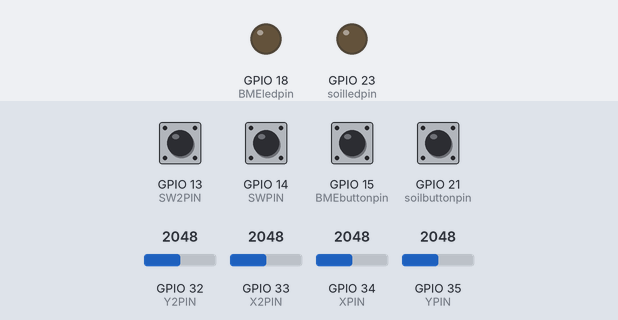
Bench run of a sketch on a simulated ESP32. Parts: output pins drawn as LEDs (lit = HIGH). The test bench sets the inputs (shaded band); at power-on: GPIO 13 (SW2PIN), GPIO 14 (SWPIN), GPIO 15 (BMEbuttonpin), GPIO 21 (soilbuttonpin) HIGH, GPIO 32 (Y2PIN) = 2048, GPIO 33 (X2PIN) = 2048, GPIO 34 (XPIN) = 2048, GPIO 35 (YPIN) = 2048. What the sketch prints to the serial monitor is not drawn.

Above: at 1.3 s.
1.4 s: GPIO 15 (BMEbuttonpin) pulled LOW for 0.15 s
At 2.0 s:
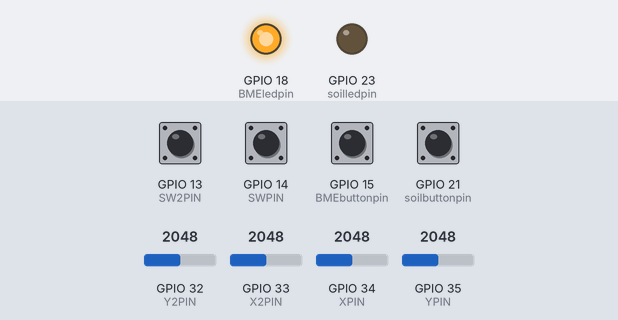
3.0 s: GPIO 21 (soilbuttonpin) pulled LOW for 0.15 s
At 4.2 s:
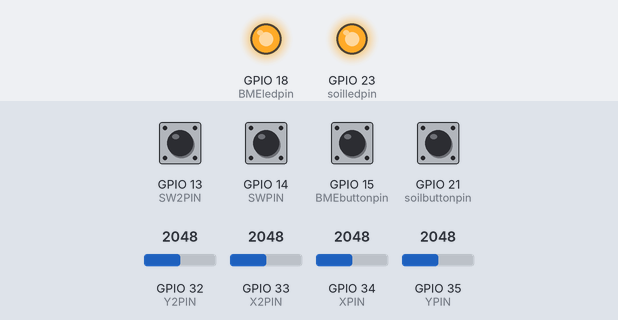
4.6 s: GPIO 15 (BMEbuttonpin) pulled LOW for 1 s
At 5.6 s:
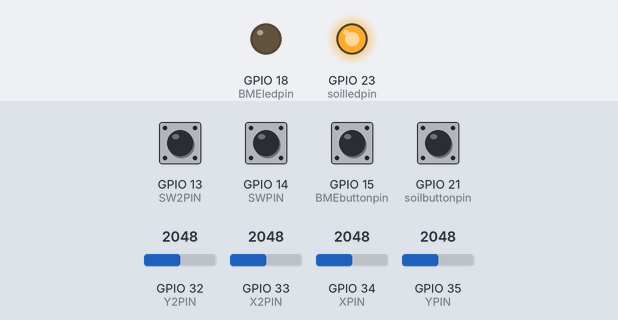
Timing chart, 0 to 7.6 s (numbered marks = the images above; inputs shaded):
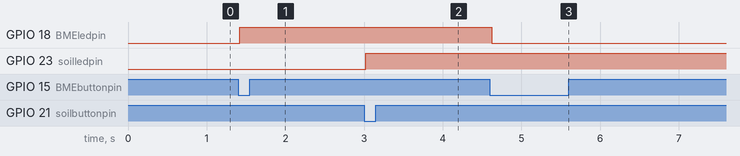

The sketch:

MecharmSender.ino
```cpp
#include <esp_now.h>
#include <WiFi.h>
#include <ESPAsyncWebServer.h>

#define XPIN  34  //analog
#define YPIN  35  //analog
#define SWPIN 14  //digital
#define X2PIN 33
#define Y2PIN 32
#define SW2PIN 13

#define soilbuttonpin 21 // button
#define BMEbuttonpin 15

#define soilledpin 23
#define BMEledpin 18

// MAC address of receiver ESP32
uint8_t broadcastAddress[] = {0xA0, 0xA3, 0xB3, 0x80, 0x3F, 0x54};  //

typedef struct struct_message {
  int xVal;
  int yVal;
  int zVal;

  int xVal2;
  int yVal2;
  int zVal2;

  int soilstate;
  int BMEstate;
} struct_message;

struct_message jsData;

esp_now_peer_info_t peerInfo;

const char *ssid     = "RoverAP";
const char *password = "rover1234";

AsyncWebServer server(80);
AsyncEventSource events("/events");

typedef struct {
  float     tempF;
  float     rh;
  float     pressure_hPa;
  int       soil_pct;
  bool      BME_on;
  bool      soil_on;
} rover_to_controller;

volatile rover_to_controller rxTelem;
volatile bool telemUpdated = false;

String processor(const String& var) {
  if (var == "TEMPERATURE") return String(rxTelem.tempF, 2);
  if (var == "HUMIDITY")    return String(rxTelem.rh, 2);
  if (var == "PRESSURE")    return String(rxTelem.pressure_hPa, 2);
  if (var == "SOIL")        return String(rxTelem.soil_pct);
  return String();
}

// html/css
const char index_html[] PROGMEM = R"HTML(
<!DOCTYPE HTML><html lang="en">
<head>
  <meta charset="utf-8">
  <title>JAJA MECH Web Server</title>
  <meta name="viewport" content="width=device-width, initial-scale=1">
  <style>
    :root { --ink:#1b1f24; --muted:#6b7a8c; --brand:#1e3a8a;
            --card:#ffffff; --line:#e6ebf1; --off:#d9534f; --on:#2bb673; }
    *{box-sizing:border-box} html,body{margin:0}
    body{font-family:system-ui,-apple-system,Segoe UI,Roboto,Arial;background:#f4f6f9;color:var(--ink)}
    .topnav{background:var(--brand);color:#fff;padding:14px 18px}
    .topnav h3{margin:0;font-weight:700;letter-spacing:.3px}
    .content{padding:20px}
    .cards{max-width:1100px;margin:0 auto;display:grid;grid-gap:18px;
           grid-template-columns:repeat(auto-fit,minmax(260px,1fr))}
    .card{background:var(--card);border:1px solid var(--line);border-radius:14px;padding:16px 18px}
    .card h4{margin:0 0 8px 0;font-size:.95rem;color:var(--muted);letter-spacing:.2px;text-transform:uppercase}
    .reading{font-size:2rem;font-weight:700;line-height:1}
    .unit{font-size:1rem;color:var(--muted);margin-left:6px}
    .row{display:flex;align-items:baseline;gap:6px}
    .pill{display:inline-block;border:1px solid var(--line);border-radius:999px;padding:2px 8px;font-size:.85rem;color:var(--muted)}
    .pill.on{color:var(--on);border-color:rgba(43,182,115,.35)}
    .pill.off{color:var(--off);border-color:rgba(217,83,79,.35)}
    .off .reading,.off .unit{visibility:hidden}
    .off .off-tag{display:inline-block}
    .off-tag{display:none;font-weight:700;color:var(--muted)}
    .spark{width:100%; height:60px; display:block; margin-top:8px}
    .tip{position:fixed;pointer-events:none;background:#111;color:#fff;font-size:.8rem;
         padding:6px 8px;border-radius:6px;box-shadow:0 4px 12px rgba(0,0,0,.18);display:none}
  </style>
</head>
<body>
  <div class="topnav"><h3>Sensor Readings</h3></div>
  <div class="content">
    <div class="cards">

      <div class="card temperature" id="card-temp">
        <h4>TEMPERATURE <span class="pill" id="pill-bme">BME: unknown</span></h4>
        <div class="row">
          <span class="reading" id="temp">--</span><span class="unit">&deg;F</span>
          <span class="off-tag">OFF</span>
        </div>
        <canvas class="spark" id="spark-temp" width="600" height="60"></canvas>
      </div>

      <div class="card humidity" id="card-hum">
        <h4>HUMIDITY <span class="pill" id="pill-bme-2">BME: unknown</span></h4>
        <div class="row">
          <span class="reading" id="hum">--</span><span class="unit">&percnt;</span>
          <span class="off-tag">OFF</span>
        </div>
        <canvas class="spark" id="spark-hum" width="600" height="60"></canvas>
      </div>

      <div class="card pressure" id="card-pres">
        <h4>PRESSURE <span class="pill" id="pill-bme-3">BME: unknown</span></h4>
        <div class="row">
          <span class="reading" id="pres">--</span><span class="unit">hPa</span>
          <span class="off-tag">OFF</span>
        </div>
        <canvas class="spark" id="spark-pres" width="600" height="60"></canvas>
      </div>

      <div class="card soil" id="card-soil">
        <h4>SOIL <span class="pill" id="pill-soil">SOIL: unknown</span></h4>
        <div class="row">
          <span class="reading" id="soil">--</span><span class="unit">&percnt;</span>
          <span class="off-tag">OFF</span>
        </div>
        <canvas class="spark" id="spark-soil" width="600" height="60"></canvas>
      </div>

    </div>
  </div>

<script>
  <!-- DOM HELPERS -->
  const setTxt=(id,v)=>{const e=document.getElementById(id); if(e) e.textContent=v};
  const setOnOff=(on, cardIds, pillIds, label)=>{
    cardIds.forEach(cid=>{const c=document.getElementById(cid); if(c) c.classList.toggle('off', !on);});
    pillIds.forEach(pid=>{
      const p=document.getElementById(pid); if(!p) return;
      p.textContent = label + (on ? ' ON' : ' OFF');
      p.classList.toggle('on', on); p.classList.toggle('off', !on);
    });
  };

  <!-- Series -->
  const MAX_SAMPLES = 240;
  function makeSeries(ymin=null, ymax=null, fixed=2, unit=''){
    return {
      y: [], t: [], ymin, ymax, fixed, unit,
      on: null, elapsed: 0, lastOnAt: 0,
      push(v){
        if(!Number.isFinite(v)) return;
        const now = performance.now();
        const active = this.elapsed + (this.on ? (now - this.lastOnAt) : 0);
        this.y.push(v); this.t.push(active);
        if(this.y.length > MAX_SAMPLES){ this.y.shift(); this.t.shift(); }
      }
    };
  }

  const series = {
    temp:     makeSeries(null, null, 2, '°F'),
    humidity: makeSeries(null, null, 2, '%'),
    pres:     makeSeries(null, null, 2, 'hPa'),
    soilpct:  makeSeries(0, 100, 0, '%'),
  };

  // Per-canvas state: store last draw math so hover uses identical mapping.
  const canvState = {
    'spark-temp': {key:'temp',     W:600, H:60, dx:0, ymin:null, ymax:null, hoverIdx:null},
    'spark-hum' : {key:'humidity', W:600, H:60, dx:0, ymin:null, ymax:null, hoverIdx:null},
    'spark-pres': {key:'pres',     W:600, H:60, dx:0, ymin:null, ymax:null, hoverIdx:null},
    'spark-soil': {key:'soilpct',  W:600, H:60, dx:0, ymin:null, ymax:null, hoverIdx:null},
  };

  <!-- drawing -->
  function drawSpark(canvasId, s){
    const c = document.getElementById(canvasId);
    if(!c || !c.getContext) return;
    const ctx = c.getContext('2d');
    const W = c.width, H = c.height;
    ctx.clearRect(0,0,W,H);
    if(!s || s.y.length < 2) return;

    let ymin = (s.ymin !== null) ? s.ymin : Math.min(...s.y);
    let ymax = (s.ymax !== null) ? s.ymax : Math.max(...s.y);
    if (ymax === ymin){ ymax += 1; ymin -= 1; }
    const pad = (ymax - ymin) * 0.08;
    ymin -= pad; ymax += pad;

    const n = s.y.length;
    const dx = W / (n - 1);
    const st = canvState[canvasId];
    st.dx = dx; st.ymin = ymin; st.ymax = ymax;

    <!-- baseline -->
    ctx.globalAlpha = 0.2;
    ctx.beginPath(); ctx.moveTo(0, H-0.5); ctx.lineTo(W, H-0.5); ctx.stroke();
    ctx.globalAlpha = 1;

    <!-- line -->
    ctx.beginPath();
    for(let i=0;i<n;i++){
      const x = i * dx;
      const y = H - ((s.y[i]-ymin) / (ymax - ymin)) * H;
      if(i===0) ctx.moveTo(x,y); else ctx.lineTo(x,y);
    }
    ctx.lineWidth = 2; ctx.stroke();

    <!-- last point dot -->
    const last = s.y[n-1];
    const lx = W; const ly = H - ((last - ymin) / (ymax - ymin)) * H;
    ctx.beginPath(); ctx.arc(lx, ly, 3, 0, Math.PI*2); ctx.fill();

    <!-- hover marker (if any) -->
    if (st.hoverIdx !== null && st.hoverIdx >= 0 && st.hoverIdx < n){
      const hx = st.hoverIdx * dx;
      const hy = H - ((s.y[st.hoverIdx]-ymin) / (ymax - ymin)) * H;

      ctx.save();
      ctx.globalAlpha = 0.25;
      ctx.beginPath(); ctx.moveTo(hx+0.5, 0); ctx.lineTo(hx+0.5, H); ctx.stroke();
      ctx.globalAlpha = 1;
      ctx.beginPath(); ctx.arc(hx, hy, 4, 0, Math.PI*2); ctx.fill();
      ctx.restore();
    }
  }

  <!-- hover tooltip  -->
  const tip = document.createElement('div');
  tip.className = 'tip';
  document.body.appendChild(tip);
  const msToHMS = (ms)=>{let s=Math.max(0,Math.floor(ms/1000));const h=Math.floor(s/3600);s-=h*3600;const m=Math.floor(s/60);s-=m*60;const pad=n=>n.toString().padStart(2,'0');return `${pad(h)}:${pad(m)}:${pad(s)}`;};

  function screenY(val, H, ymin, ymax){
    return H - ((val - ymin) / (ymax - ymin)) * H;
  }

  function attachHover(canvasId){
    const c = document.getElementById(canvasId); if(!c) return;
    const st = canvState[canvasId];
    const key = st.key;

    c.addEventListener('mousemove', (ev)=>{
      const rect = c.getBoundingClientRect();
      const scaleX = c.width / rect.width;
      const px = (ev.clientX - rect.left) * scaleX;

      const s = series[key]; const n = s.y.length;
      if (n < 2 || st.dx === 0 || st.ymin === null){ tip.style.display='none'; return; }

      // initial x-based estimate
      let i = Math.round(px / st.dx);
      i = Math.max(0, Math.min(n-1, i));

      <!-- refine: check ±2 around i for smallest 2D distance to cursor -->
      const H = c.height;
      const ymin = st.ymin, ymax = st.ymax;
      let best = i, bestD = Infinity;
      for (let j = Math.max(0, i-2); j <= Math.min(n-1, i+2); j++){
        const xj = j * st.dx;
        const yj = screenY(s.y[j], H, ymin, ymax);
        const dx = px - xj;
        const dy = (ev.clientY - rect.top) * (H/rect.height) - yj; // scale Y too
        const d2 = dx*dx + dy*dy;
        if (d2 < bestD){ bestD = d2; best = j; }
      }
      st.hoverIdx = best;

      const val = s.y[best], tms = s.t[best];
      tip.textContent = `${val.toFixed(s.fixed)} ${s.unit} @ ${msToHMS(tms)}`;
      tip.style.left = (ev.clientX + 12) + 'px';
      tip.style.top  = (ev.clientY + 12) + 'px';
      tip.style.display = 'block';

      drawSpark(canvasId, s);
    });

    c.addEventListener('mouseleave', ()=>{
      st.hoverIdx = null;
      tip.style.display='none';
      drawSpark(canvasId, series[st.key]); // redraw to clear marker
    });
  }
  ['spark-temp','spark-hum','spark-pres','spark-soil'].forEach(attachHover);

  function syncCanvasSize(id) {
    const c = document.getElementById(id);
    if (!c) return;
    const rect = c.getBoundingClientRect();
    const w = Math.max(2, Math.round(rect.width));
    const h = Math.max(2, Math.round(rect.height));
    if (c.width !== w || c.height !== h) {
      c.width = w; c.height = h;
      const st = canvState[id]; if (st){ st.W = w; st.H = h; }
      const key = canvState[id]?.key;
      if (key) drawSpark(id, series[key]);   // redraw after resize
    }
  }
  function syncAllCanvases(){
    Object.keys(canvState).forEach(syncCanvasSize);
  }
  window.addEventListener('load', syncAllCanvases);
  window.addEventListener('resize', ()=>{
    clearTimeout(window.__sparkResizeT);
    window.__sparkResizeT = setTimeout(syncAllCanvases, 100);
  });

  let bmeOn=null, soilOn=null;
  function setModuleOn(keys, on){
    keys.forEach(k=>{
      const s=series[k]; if(s.on===on) return;
      const now=performance.now();
      if(on){ s.lastOnAt=now; s.on=true; }
      else { if(s.on){ s.elapsed += (now - s.lastOnAt); } s.on=false; }
    });
  }

  if(!!window.EventSource){
    const es=new EventSource('/events');

    es.addEventListener('bme_on', e=>{
      bmeOn = (e.data.trim()==='1');
      setOnOff(bmeOn, ['card-temp','card-hum','card-pres'], ['pill-bme','pill-bme-2','pill-bme-3'], 'BME:');
      setModuleOn(['temp','humidity','pres'], bmeOn);
    });

    es.addEventListener('soil_on', e=>{
      soilOn = (e.data.trim()==='1');
      setOnOff(soilOn, ['card-soil'], ['pill-soil'], 'SOIL:');
      setModuleOn(['soilpct'], soilOn);
    });

    es.addEventListener('temperature', e=>{
      if(bmeOn===false) return;
      const v=parseFloat(e.data);
      if(Number.isFinite(v)){
        setTxt('temp', v.toFixed(series.temp.fixed));
        series.temp.push(v);
        drawSpark('spark-temp', series.temp);
      }
    });

    es.addEventListener('humidity', e=>{
      if(bmeOn===false) return;
      const v=parseFloat(e.data);
      if(Number.isFinite(v)){
        setTxt('hum', v.toFixed(series.humidity.fixed));
        series.humidity.push(v);
        drawSpark('spark-hum', series.humidity);
      }
    });

    es.addEventListener('pressure', e=>{
      if(bmeOn===false) return;
      const v=parseFloat(e.data);
      if(Number.isFinite(v)){
        setTxt('pres', v.toFixed(series.pres.fixed));
        series.pres.push(v);
        drawSpark('spark-pres', series.pres);
      }
    });

    es.addEventListener('soil', e=>{
      if(soilOn===false) return;
      const v=parseFloat(e.data);
      if(Number.isFinite(v)){
        setTxt('soil', v.toFixed(series.soilpct.fixed));
        series.soilpct.push(v);
        drawSpark('spark-soil', series.soilpct);
      }
    });
  }
</script>
</body>
</html>
)HTML";


// ESP-NOW callbacks
void OnDataSent(const esp_now_send_info_t *mac_addr, esp_now_send_status_t status) {
  // Optional debug
}

void OnDataRecv(const esp_now_recv_info_t *info, const uint8_t *data, int len) {
  if (len == sizeof(rover_to_controller)) {
    memcpy((void*)&rxTelem, data, sizeof(rxTelem));
    telemUpdated = true;

    if (rxTelem.BME_on) {
      events.send("1", "bme_on", millis());
      events.send(String(rxTelem.tempF, 2).c_str(), "temperature", millis());
      events.send(String(rxTelem.rh, 2).c_str(), "humidity",    millis());
      events.send(String(rxTelem.pressure_hPa, 2).c_str(), "pressure", millis());
    } else {
      events.send("0", "bme_on", millis());
    }

    if (rxTelem.soil_on) {
      events.send("1", "soil_on", millis());
      events.send(String(rxTelem.soil_pct).c_str(), "soil", millis());
    } else {
      events.send("0", "soil_on", millis());
    }
  }
}

void setup() {
  Serial.begin(115200);

  pinMode(SWPIN,  INPUT_PULLUP);
  pinMode(SW2PIN, INPUT_PULLUP);
  pinMode(soilbuttonpin, INPUT_PULLUP);
  pinMode(BMEbuttonpin,  INPUT_PULLUP);
  pinMode(soilledpin, OUTPUT);
  pinMode(BMEledpin, OUTPUT);

  WiFi.mode(WIFI_AP_STA);
  if (esp_now_init() != ESP_OK) {
    Serial.println("ESP-NOW Init Failed");
    return;
  }

  esp_now_register_send_cb(OnDataSent);
  memcpy(peerInfo.peer_addr, broadcastAddress, 6);
  peerInfo.channel = 0;
  peerInfo.encrypt = false;
  if (esp_now_add_peer(&peerInfo) != ESP_OK) {
    Serial.println("Failed to add peer");
    return;
  }
  esp_now_register_recv_cb(OnDataRecv);
  WiFi.softAP(ssid, password);
  Serial.print("Connect to access point: "); Serial.println(ssid);
  Serial.println(String("Soft-AP IP address = ") + WiFi.softAPIP().toString());
  delay(100);

  // HTTP routes
  server.on("/", HTTP_GET, [](AsyncWebServerRequest *request){
    request->send_P(200, "text/html", index_html);
  });

  // SSE handler (also pushes current states so pills don't stay "unknown")
  events.onConnect([](AsyncEventSourceClient *client){
    if(client->lastId()){
      Serial.printf("Client reconnected. Last ID: %u\n", client->lastId());
    }
    client->send("hello!", NULL, millis(), 10000);
    // Initialize pill states immediately
    client->send(rxTelem.BME_on  ? "1" : "0", "bme_on",  millis());
    client->send(rxTelem.soil_on ? "1" : "0", "soil_on", millis());
  });
  server.addHandler(&events);
  server.begin();
}

void loop() {
  static bool soilstate = false;
  static bool BMEstate  = false;

  static bool soilLED = false;
  static bool soilheld = false;

  static bool BMELED = false;
  static bool BMEheld = false;

  // Debounced button toggles
  if (digitalRead(soilbuttonpin) == LOW && soilheld == false) {
    delay(20);
    if (digitalRead(soilbuttonpin) == LOW) {
      soilLED = !soilLED;
      digitalWrite(soilledpin, soilLED ? HIGH : LOW);
      soilstate = soilLED;
      soilheld = true;
    }
  } else if (digitalRead(soilbuttonpin) == HIGH && soilheld == true) {
    delay(10);
    soilheld = false;
  }

  if (digitalRead(BMEbuttonpin) == LOW && BMEheld == false) {
    delay(20);
    if (digitalRead(BMEbuttonpin) == LOW) {
      BMELED = !BMELED;
      digitalWrite(BMEledpin, BMELED ? HIGH : LOW);
      BMEstate = BMELED;
      BMEheld = true;
    }
  } else if (digitalRead(BMEbuttonpin) == HIGH && BMEheld == true) {
    delay(10);
    BMEheld = false;
  }

  // every 500 ms
  static unsigned long lastSentTime = 0;
  if (millis() - lastSentTime >= 500) {
    lastSentTime = millis();

    jsData.xVal  = analogRead(XPIN);
    jsData.yVal  = analogRead(YPIN);
    jsData.zVal  = digitalRead(SWPIN);

    jsData.xVal2 = analogRead(X2PIN);
    jsData.yVal2 = analogRead(Y2PIN);
    jsData.zVal2 = digitalRead(SW2PIN);

    jsData.soilstate = soilstate;
    jsData.BMEstate  = BMEstate;

    (void)esp_now_send(broadcastAddress, (uint8_t *)&jsData, sizeof(jsData));
  }

  static unsigned long plot_t = 0;
  if (millis() - plot_t >= 500) {
    plot_t = millis();
    if (telemUpdated == true) {
      telemUpdated = false;
      if (rxTelem.BME_on && rxTelem.soil_on) {
        Serial.print("humidity:");      Serial.print(rxTelem.rh);
        Serial.print(" pressure:");     Serial.print(rxTelem.pressure_hPa);
        Serial.print(" soilmoisture:"); Serial.print(rxTelem.soil_pct); Serial.print("%");
        Serial.print(" temperatureF:"); Serial.println(rxTelem.tempF);
      } else if (rxTelem.BME_on) {
        Serial.print("humidity:");      Serial.print(rxTelem.rh);
        Serial.print(" pressure:");     Serial.print(rxTelem.pressure_hPa);
        Serial.print(" temperatureF:"); Serial.println(rxTelem.tempF);
      } else if (rxTelem.soil_on) {
        Serial.print("soilmoisture:");  Serial.print(rxTelem.soil_pct); Serial.println("%");
      }
    }
  }
}
```

Measured:
- after the input at 1.4 s, GPIO 18 (BMEledpin): LOW → HIGH at once
- after the input at 3.0 s, GPIO 23 (soilledpin): LOW → HIGH at once
- after the input at 4.6 s, GPIO 18 (BMEledpin): HIGH → LOW at once
